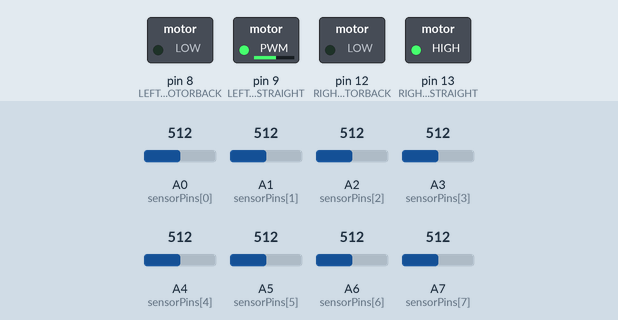
Bench run of a sketch on a simulated Arduino Nano, built with avr-gcc and run on an emulated ATmega328P. Parts: switched loads named in the sketch (green lamp = pin HIGH). The test bench sets the inputs (shaded band); at power-on: A0 (sensorPins[0]) = 512, A1 (sensorPins[1]) = 512, A2 (sensorPins[2]) = 512, A3 (sensorPins[3]) = 512, A4 (sensorPins[4]) = 512, A5 (sensorPins[5]) = 512, A6 (sensorPins[6]) = 512, A7 (sensorPins[7]) = 512.

Above: at 1.2 s.
1.3 s: A0 (sensorPins[0]) set to 490
At 2.5 s:
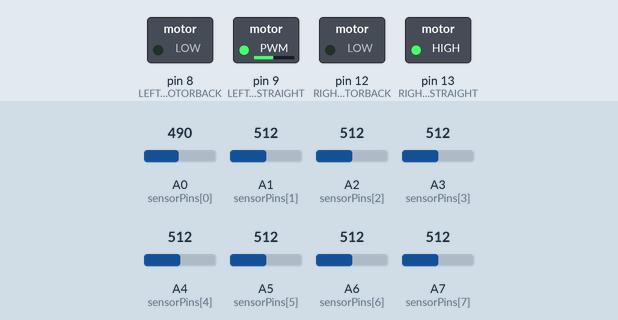
2.8 s: A1 (sensorPins[1]) set to 497
At 3.6 s:
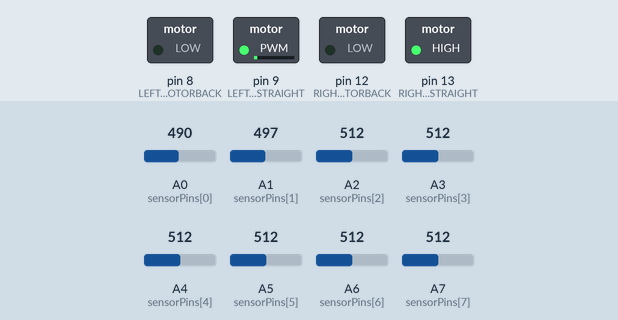
4.3 s: A2 (sensorPins[2]) set to 534
At 5.0 s:
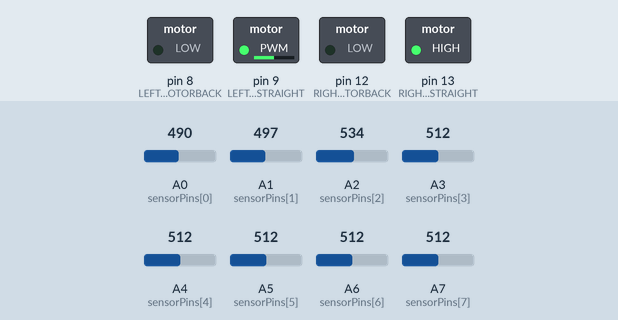
5.8 s: A3 (sensorPins[3]) set to 992
At 7.0 s:
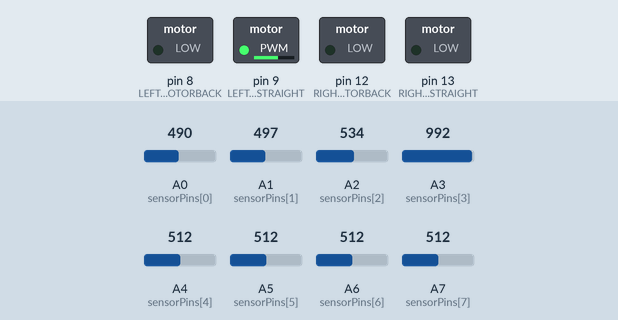
7.3 s: A0 (sensorPins[0]) set to 992
At 8.4 s:
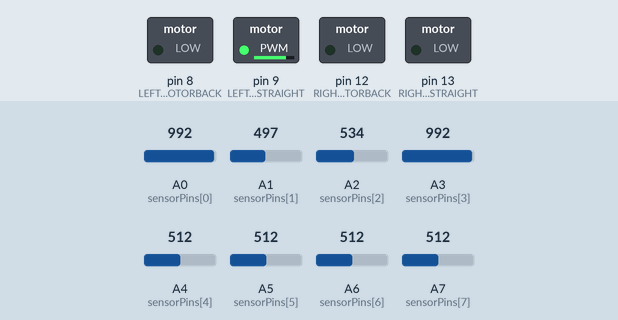
8.8 s: A4 (sensorPins[4]) set to 490
At 9.4 s:
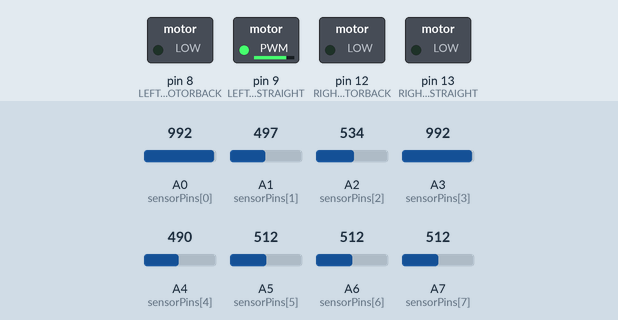
Timing chart, 0 to 11.3 s (numbered marks = the images above; inputs shaded):
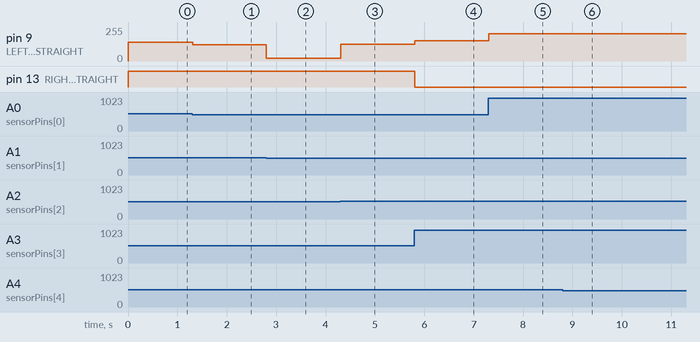

Measured:
- the behaviour switches between 508 and 507 on A1 (sensorPins[1]) (found by bisection; images 1 and 2)
- the behaviour switches between 519 and 520 on A2 (sensorPins[2]) (found by bisection; images 2 and 3)
- after the input at 1.3 s, pin 9 (LEFTMOTORSTRAIGHT): 140/255 → 123/255 at once
- after the input at 2.8 s, pin 9 (LEFTMOTORSTRAIGHT): 123/255 → 20/255 at once
- after the input at 4.3 s, pin 9 (LEFTMOTORSTRAIGHT): 20/255 → 126/255 at once
- after the input at 5.8 s, pin 9 (LEFTMOTORSTRAIGHT): 126/255 → 152/255 at once; pin 13 (RIGHTMOTORSTRAIGHT): HIGH → LOW at once
- after the input at 7.3 s, pin 9 (LEFTMOTORSTRAIGHT): 152/255 → 203/255 at once
- after the input at 8.8 s, pin 9 (LEFTMOTORSTRAIGHT): 203/255 → 204/255 at once

The sketch:

Line_Following.ino
```cpp
// Pins controlling the left motor (backward / forward)
const int LEFTMOTORBACK = 8;
const int LEFTMOTORSTRAIGHT = 9;

// Pins controlling the right motor (backward / forward)
const int RIGHTMOTORBACK = 12;
const int RIGHTMOTORSTRAIGHT = 13;

// Array of 8 line sensor pins (analog inputs)
const int sensorPins[8] = {A0, A1, A2, A3, A4, A5, A6, A7};

// Weight values for each sensor (used to calculate line position)
int weights[8] = {-350,-250,-150,-50,50,150,250,350};

// Proportional coefficient for line correction
float Kp = 0.35;

// Threshold to detect the line (values below are ignored)
int threshold = 500;

// Stores last known line position (used if line is lost)
int lastValue = 0;

void setup() {
  // Set motor control pins as outputs
  pinMode(LEFTMOTORBACK, OUTPUT);
  pinMode(LEFTMOTORSTRAIGHT, OUTPUT);
  pinMode(RIGHTMOTORBACK, OUTPUT);
  pinMode(RIGHTMOTORSTRAIGHT, OUTPUT);

  // Set all sensor pins as inputs
  for (int i = 0; i < 8; i++) pinMode(sensorPins[i], INPUT);

  // Ensure robot is stopped at startup
  stopMoving();
}

void loop() {
  // Read current line position
  int value = readLine();

  // If line is lost (special value returned)
  if (value == 10000) {

    // Decide spin direction based on last known position
    int spin = (lastValue >= 0) ? 120 : -120;

    // Adjust motor speeds to search for the line
    int left  = constrain(140 - spin, 0, 255);
    int right = constrain(125 + spin, 0, 255);

    // Apply motor speeds (forward only)
    analogWrite(LEFTMOTORSTRAIGHT, left);
    digitalWrite(LEFTMOTORBACK, 0);
    analogWrite(RIGHTMOTORSTRAIGHT, right);
    digitalWrite(RIGHTMOTORBACK, 0);

    delay(20); // small delay for stability
    return;
  }

  // Save current position as last known position
  lastValue = value;

  // Calculate correction using proportional control
  int correction = (int)(value * Kp);

  // Adjust motor speeds based on correction
  int leftSpeed  = 140 - correction;
  int rightSpeed = 135 + correction;

  // Limit speeds
  leftSpeed  = constrain(leftSpeed, 0, 255);
  rightSpeed = constrain(rightSpeed, 0, 255);

  // Apply speeds to motors (forward movement)
  analogWrite(LEFTMOTORSTRAIGHT, leftSpeed);
  digitalWrite(LEFTMOTORBACK, 0);
  analogWrite(RIGHTMOTORSTRAIGHT, rightSpeed);
  digitalWrite(RIGHTMOTORBACK, 0);

  delay(10); // small delay for smoother control
}

// Function to stop all motors
void stopMoving() {
  analogWrite(RIGHTMOTORSTRAIGHT, 0);
  analogWrite(LEFTMOTORSTRAIGHT, 0);
  analogWrite(RIGHTMOTORBACK, 0);
  analogWrite(LEFTMOTORBACK, 0);
}

// Function to calculate line position using weighted sensors
int readLine() {
  long sum = 0;     // weighted sum of sensor values
  long total = 0;   // total signal strength

  for (int i = 0; i < 8; i++) {
    // Read analog value from sensor
    int sensorValue = analogRead(sensorPins[i]);

    // Remove noise using threshold
    int howLineIsVisible = sensorValue - threshold;
    if (howLineIsVisible < 0) howLineIsVisible = 0;

    // Add weighted contribution
    sum += (long) howLineIsVisible * weights[i];
    total += howLineIsVisible;
  }

  // If line is not detected (very low signal)
  if (total < 80) return 10000;

  // Return average weighted position of the line
  return (int)(sum / total);
}
```
